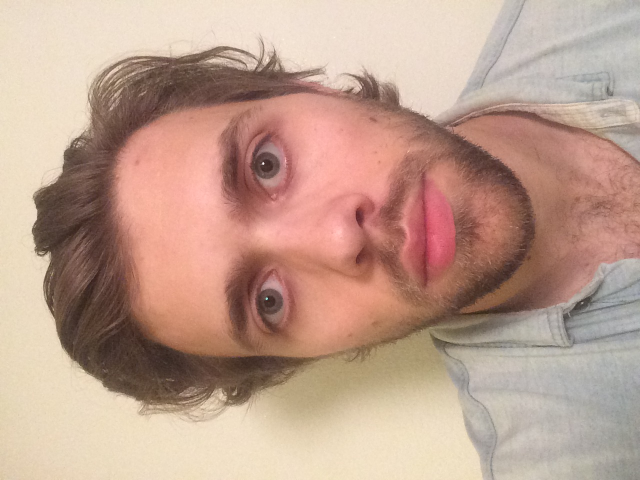
#> input picture ImageAnalysis/Ch1/me.jpg, 1280 x 960 px (shown at 1/2 size)
$ python scikit_image_entropy.py
#> lines starting #> are read from the running program, lines starting #| are printed output that depends on the picture
from skimage import data, io, segmentation, color
from skimage.future import graph
import numpy as np


def _weight_mean_color(graph, src, dst, n):
    """Callback to handle merging nodes by recomputing mean color.

    The method expects that the mean color of `dst` is already computed.

    Parameters
    ----------
    graph : RAG
        The graph under consideration.
    src, dst : int
        The vertices in `graph` to be merged.
    n : int
        A neighbor of `src` or `dst` or both.

    Returns
    -------
    weight : float
        The absolute difference of the mean color between node `dst` and `n`.
    """

    diff = graph.node[dst]['mean color'] - graph.node[n]['mean color']
    diff = np.linalg.norm(diff)
    return diff


def merge_mean_color(graph, src, dst):
    """Callback called before merging two nodes of a mean color distance graph.

    This method computes the mean color of `dst`.

    Parameters
    ----------
    graph : RAG
        The graph under consideration.
    src, dst : int
        The vertices in `graph` to be merged.
    """
    graph.node[dst]['total color'] += graph.node[src]['total color']
    graph.node[dst]['pixel count'] += graph.node[src]['pixel count']
    graph.node[dst]['mean color'] = (graph.node[dst]['total color'] /
                                     graph.node[dst]['pixel count'])


img = io.imread("./Ch1/me.jpg")
#> img is the input picture: shape (960, 1280, 3); mean R, G, B 191, 158.8, 142.7
labels = segmentation.slic(img, compactness=20, n_segments=700)
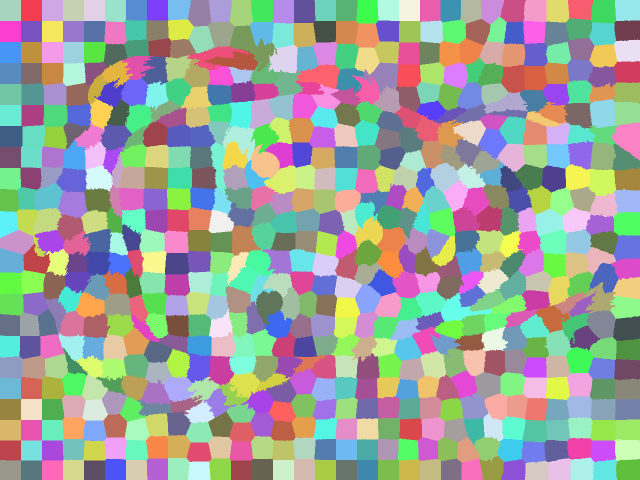
#> labels: shape (960, 1280) int64 (shown at 1/2 size); 682 distinct labels, from 1 to 682; one colour per label, 0 black
g = graph.rag_mean_color(img, labels)

labels2 = graph.merge_hierarchical(labels, g, thresh=10, rag_copy=False,
                                   in_place_merge=True,
                                   merge_func=merge_mean_color,
                                   weight_func=_weight_mean_color)
#> (the run stopped early here; a loop or call above may not have finished)

$ run again, with ImageAnalysis/Ch1/pil_im.jpg copied over ImageAnalysis/Ch1/me.jpg
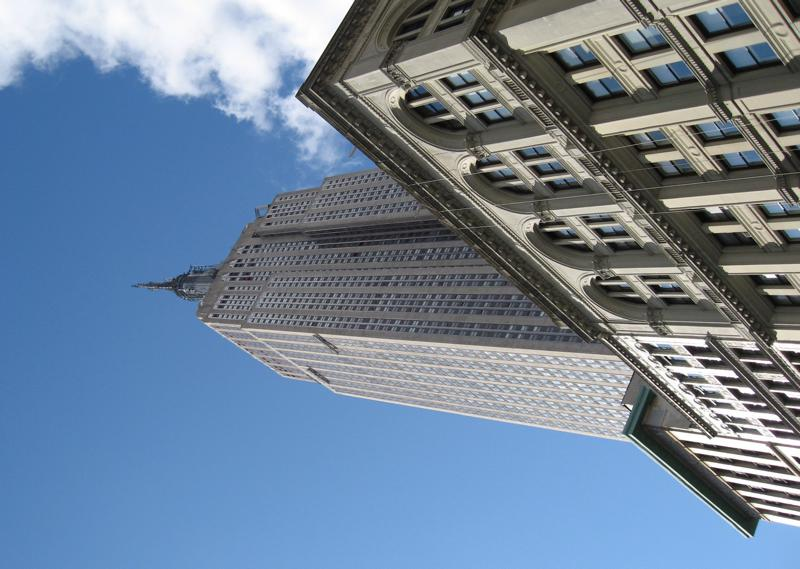
#> input picture ImageAnalysis/Ch1/pil_im.jpg, 800 x 569 px
#> img is the input picture: shape (569, 800, 3); mean R, G, B 111.8, 131.7, 154
#> `labels = segmentation.slic(img, compactness=20, n_segments=700)`:
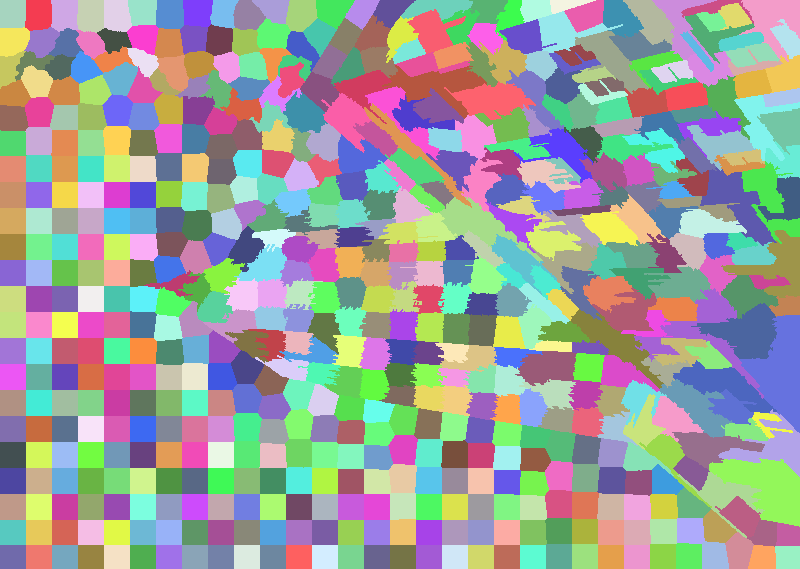
#> labels: shape (569, 800) int64; 603 distinct labels, from 1 to 603; one colour per label, 0 black

$ run again, with ImageAnalysis/Ch1/regs.jpg copied over ImageAnalysis/Ch1/me.jpg
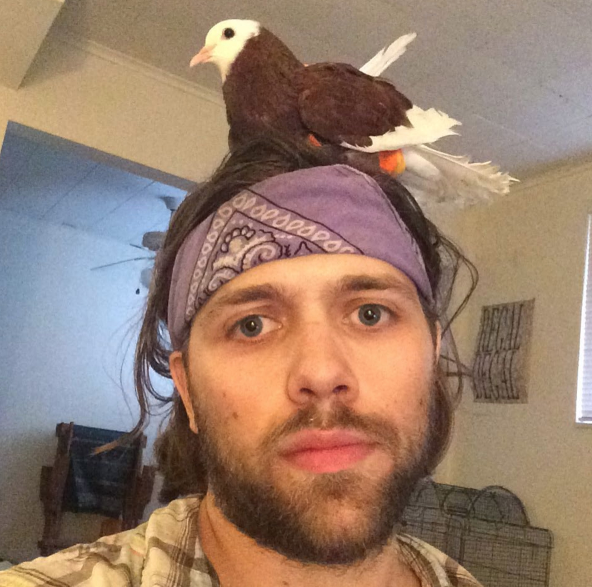
#> input picture ImageAnalysis/Ch1/regs.jpg, 1184 x 1174 px (shown at 1/2 size)
#> img is the input picture: shape (1174, 1184, 3); mean R, G, B 150.8, 124.4, 107.4
#> `labels = segmentation.slic(img, compactness=20, n_segments=700)`:
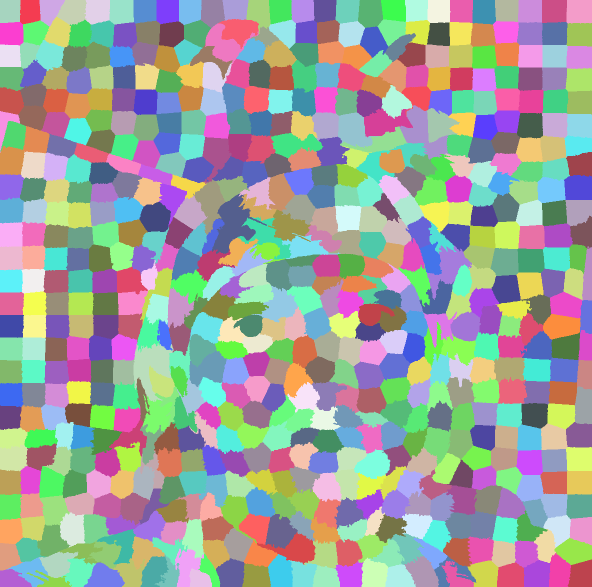
#> labels: shape (1174, 1184) int64 (shown at 1/2 size); 658 distinct labels, from 1 to 658; one colour per label, 0 black
